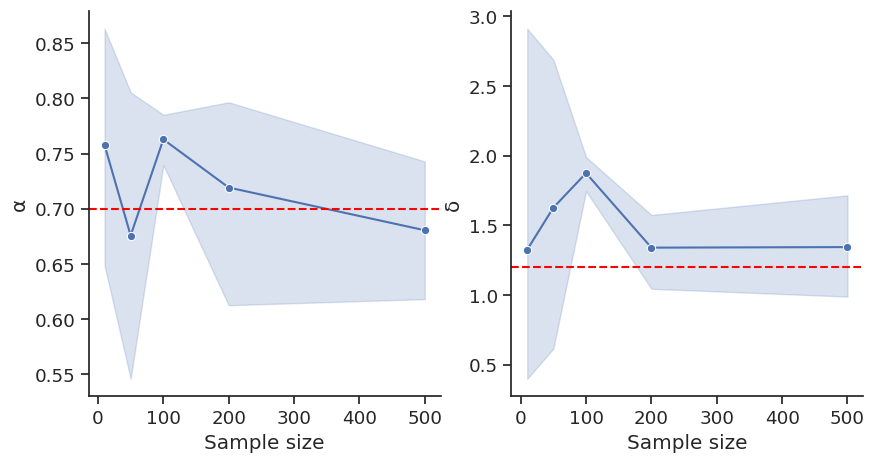

This figure's Python source:
# %%
import sys
from typing import Dict
import numpy as np
import pandas as pd
from multilayer_citation_model import (
    MultilayerNetwork,
    ModelConfig,
    PaperSyntheticGenerator,
    infer_parameters,
    compare_models,
    OptimizationResult,
)

"""Set up test fixtures."""
# Set random seed for reproducibility
np.random.seed(42)

# Common test parameters
n_pubs = 2000
n_authors = 2000
true_alpha = 0.7
true_delta = 1.2

generator = PaperSyntheticGenerator(n_pubs=n_pubs, n_authors=n_authors, seed=42)
network, citations = generator.generate_two_layer_network(true_alpha, true_delta)
config = ModelConfig("PA", "NAUT", "ADDITIVE")

n_repeats = 5
sample_sizes = [10, 50, 100, 200, 500]
results = []

for repeat in range(n_repeats):
    for sample_size in sample_sizes:
        print(f"Testing sample size: {sample_size}")

        result = infer_parameters(
            network, citations, sample_size, config, seed=np.random.randint(1000)
        )

        if result["success"]:
            estimated_alpha = result["alpha"]
            estimated_delta = result["delta"]

            results.append(
                {
                    "sample_size": sample_size,
                    "alpha_est": estimated_alpha,
                    "delta_est": estimated_delta,
                    "log_likelihood": result["log_likelihood"],
                }
            )

            print(f"  α: {estimated_alpha:.3f} (true: {true_alpha})")
            print(f"  δ: {estimated_delta:.3f} (true: {true_delta})")
            print(f"  log_likelihood: {result['log_likelihood']}")

result_table = pd.DataFrame(results)
# %%
import pandas as pd
import seaborn as sns
import matplotlib.pyplot as plt

sns.set_style("white")
sns.set(font_scale=1.2)
sns.set_style("ticks")

fig, ax = plt.subplots(1, 2, figsize=(10, 5))
sns.lineplot(data=result_table, x="sample_size", y="alpha_est", marker="o", ax=ax[0])
sns.lineplot(data=result_table, x="sample_size", y="delta_est", marker="o", ax=ax[1])

ax[0].axhline(true_alpha, color="red", linestyle="--")
ax[1].axhline(true_delta, color="red", linestyle="--")

ax[0].set_ylabel("α")
ax[1].set_ylabel("δ")
ax[0].set_xlabel("Sample size")
ax[1].set_xlabel("Sample size")

sns.despine()
fig.savefig("fig4.pdf", bbox_inches="tight")

# %%
